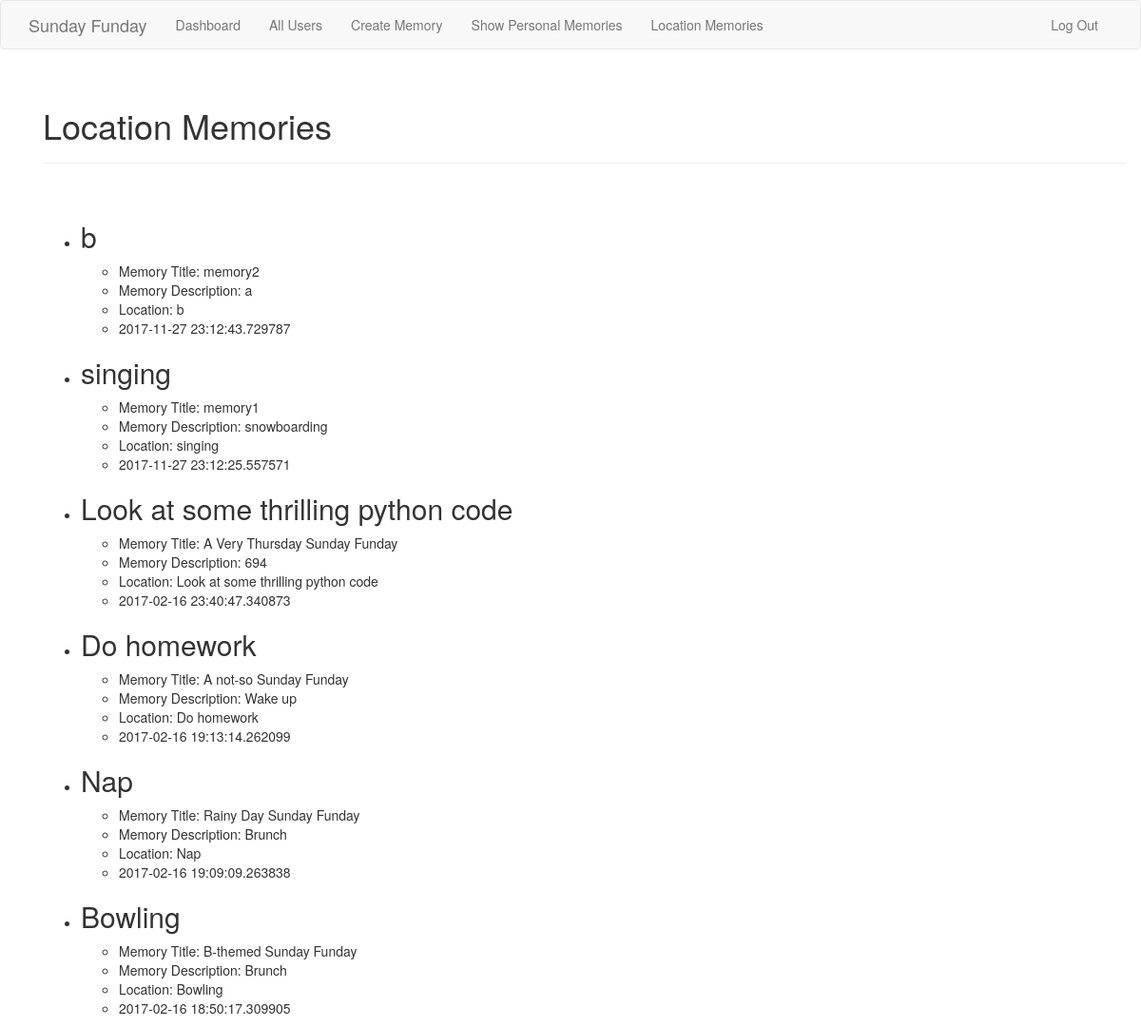
Before: /location (signed in) with the older database file.
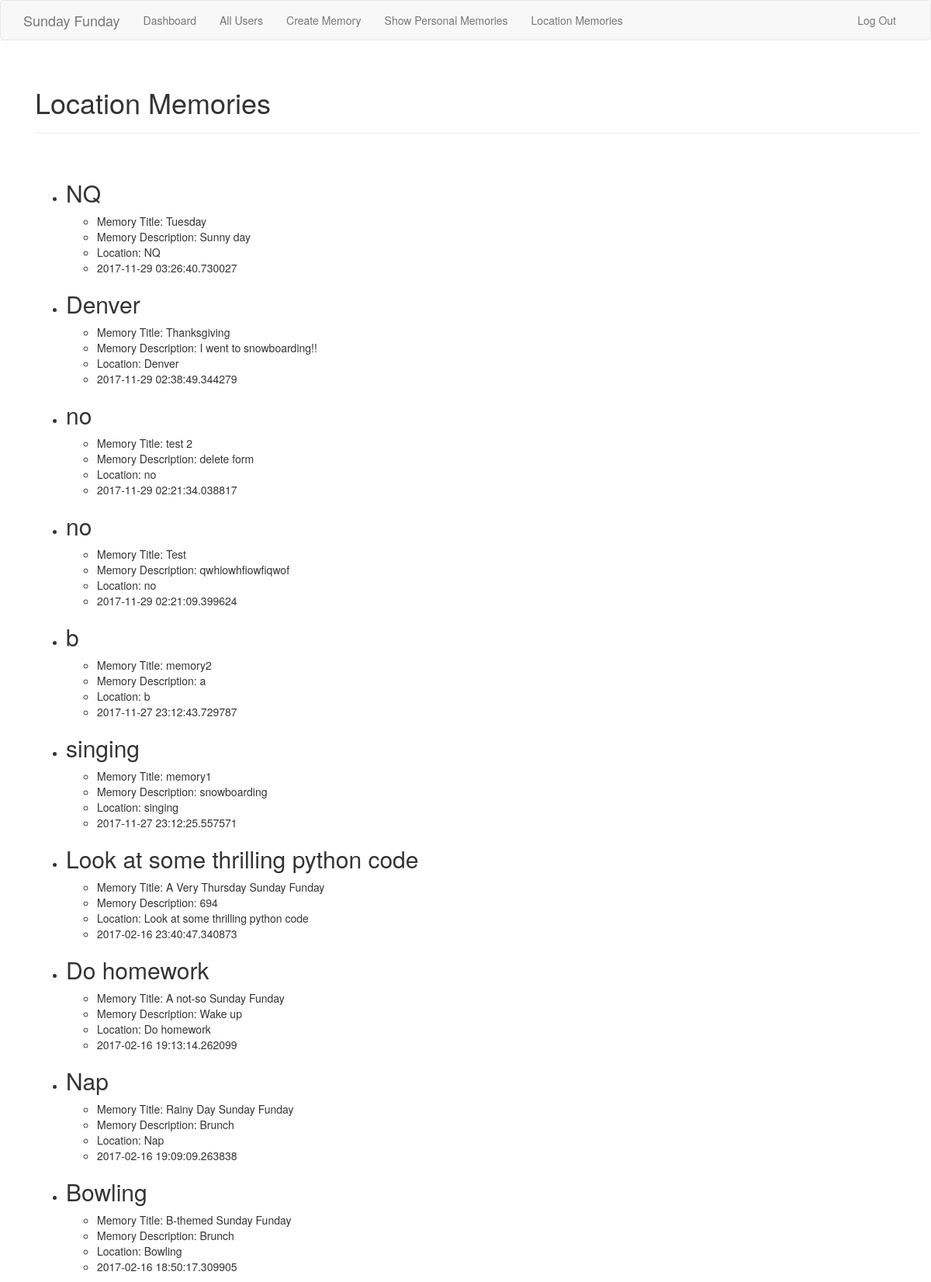
After: the same page with the newer database file.
### application.py (models this page shows)
class Funday(db.Model):
    __tablename__ = 'fundays'
    id = db.Column(db.Integer, primary_key=True, autoincrement=True)
    title = db.Column(db.Text)
    thing1 = db.Column(db.Text)
    thing2 = db.Column(db.Text)
    timestamp = db.Column(db.DateTime, index=True, default=datetime.utcnow)
    author_id = db.Column(db.Integer, db.ForeignKey('users.id'))

### application.py (the view)
@app.route('/location', methods=['GET']) #define the route for <server>/
@login_required
def location(): #index function
    fundays=Funday.query.order_by(Funday.timestamp.desc()).all()
    return render_template('location.html', fundays=fundays)

### application.py (called while the page is built)
@login_manager.user_loader
def load_user(user_id):
    return User.query.get(int(user_id))

### templates/location.html (shortened to what this page needs)
{% extends "base.html" %}
{% import "bootstrap/wtf.html" as wtf %}
{% block page_content %}
<div class="page-header">
    <h1>Location Memories</h1>
</div>
<p>&nbsp;
<div class="post-list">
  <ul class="posts">
      {% for funday in fundays %}
      <li class="post">
          <div class="funday-content">
              <div class="post-info"><h2>{{ funday.thing2 }}</h2></div>
              <div class="post-body">
                <ul>
                	<li class="memory-title">  Memory Title: {{ funday.title }}
                    <li>  Memory Description: {{ funday.thing1 }}
                    <li>  Location: {{ funday.thing2 }}
                    <li>  {{ funday.timestamp }}
                  </ul>
              </div>
          </div>
      </li>
      {% endfor %}
  </ul></div>
{% endblock %}

Changed rows visible on the page:
added Funday: thing2 "NQ", title "Tuesday", thing1 "Sunny day", timestamp "2017-11-29 03:26:40.730027"
added Funday: thing2 "Denver", title "Thanksgiving", thing1 "I went to snowboarding!!", timestamp "2017-11-29 02:38:49.344279"
added Funday: thing2 "no", title "test 2", thing1 "delete form", timestamp "2017-11-29 02:21:34.038817"
added Funday: thing2 "no", title "Test", thing1 "qwhiowhfiowfiqwof", timestamp "2017-11-29 02:21:09.399624"
